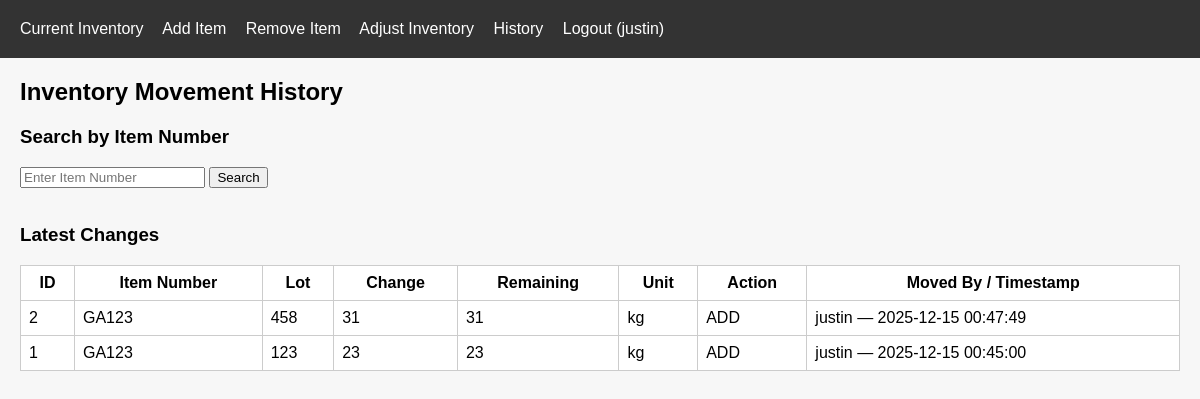
Screenshot of /history (signed in) with the database file from the repository.
### tables this page shows
CREATE TABLE history (
            id INTEGER PRIMARY KEY AUTOINCREMENT,
            item_number TEXT,
            lot TEXT,
            change INTEGER,
            remaining INTEGER,
            unit TEXT,
            action_type TEXT,
            username TEXT,
            timestamp DATETIME DEFAULT CURRENT_TIMESTAMP
        );

### app.py (the view)
    def wrapper(*args, **kwargs):
        if "user" not in session:
            return redirect("/login")
        return route_function(*args, **kwargs)

### app.py (called while the page is built)
def connect_db():
    return sqlite3.connect("inventory.db")

def login_required(route_function):
    def wrapper(*args, **kwargs):
        if "user" not in session:
            return redirect("/login")
        return route_function(*args, **kwargs)
    wrapper.__name__ = route_function.__name__
    return wrapper

@app.route("/history")
@login_required
def history():
    search_term = request.args.get("search")
    conn = connect_db()
    c = conn.cursor()
    c.execute("SELECT * FROM history ORDER BY timestamp DESC")
    logs = c.fetchall()
    search_results = None
    if search_term:
        c.execute("SELECT * FROM history WHERE item_number = ? ORDER BY timestamp DESC",
                  (search_term,))
        search_results = c.fetchall()
    conn.close()
    return render_template("history.html",
                           logs=logs,
                           search_results=search_results,
                           search_term=search_term)

### templates/history.html (shortened to what this page needs)
{% extends "base.html" %}
{% block content %}
<h2>Inventory Movement History</h2>
<h3>Search by Item Number</h3>
<form method="GET">
    <input type="text" name="search" placeholder="Enter Item Number">
    <button type="submit">Search</button>
</form>
<br>
<h3>Latest Changes</h3>
<table>
    <tr>
        <th>ID</th>
        <th>Item Number</th>
        <th>Lot</th>
        <th>Change</th>
        <th>Remaining</th>
        <th>Unit</th>
        <th>Action</th>
        <th>Moved By / Timestamp</th>
    </tr>
    {% for log in logs %}
    <tr>
        <td>{{ log[0] }}</td>
        <td>{{ log[1] }}</td>
        <td>{{ log[2] }}</td>
        <td>{{ log[3] }}</td>
        <td>{{ log[4] }}</td>
        <td>{{ log[5] }}</td>
        <td>{{ log[6] }}</td>
        <td>{{ log[7] }} &mdash; {{ log[8] }}</td>
    </tr>
    {% endfor %}
</table>
{% endblock %}

### static/style.css (style rules this page uses)
body { font-family: Arial, sans-serif; background: #f7f7f7; margin: 0; }
table { width: 100%; border-collapse: collapse; background: white; }
th, td { border: 1px solid #ccc; padding: 8px; }

### rows the page displays
history: id "2", item_number "GA123", lot "458", change "31", remaining "31", unit "kg", action_type "ADD", username "justin", timestamp "2025-12-15 00:47:49"
history: id "1", item_number "GA123", lot "123", change "23", remaining "23", unit "kg", action_type "ADD", username "justin", timestamp "2025-12-15 00:45:00"

### other values shown
{{ session.user }} "justin"
